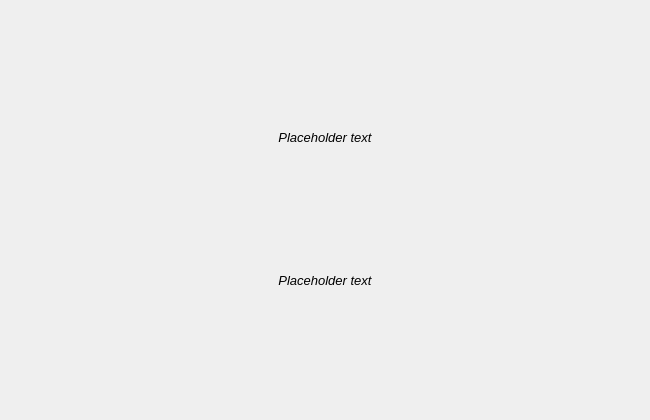
<?xml version="1.0" encoding="UTF-8"?>
<ui version="4.0">
 <class>StartOptionsRevealed</class>
 <widget class="QWidget" name="StartOptionsRevealed">
  <property name="geometry">
   <rect>
    <x>0</x>
    <y>0</y>
    <width>650</width>
    <height>420</height>
   </rect>
  </property>
  <property name="sizePolicy">
   <sizepolicy hsizetype="Minimum" vsizetype="Minimum">
    <horstretch>0</horstretch>
    <verstretch>0</verstretch>
   </sizepolicy>
  </property>
  <property name="minimumSize">
   <size>
    <width>650</width>
    <height>420</height>
   </size>
  </property>
  <property name="font">
   <font>
    <pointsize>10</pointsize>
    <italic>true</italic>
   </font>
  </property>
  <property name="windowTitle">
   <string>StartOptionsRevealed Dialog</string>
  </property>
  <layout class="QVBoxLayout" name="verticalLayout">
   <property name="sizeConstraint">
    <enum>QLayout::SetMinimumSize</enum>
   </property>
   <item>
    <widget class="QLabel" name="seedLabel">
     <property name="sizePolicy">
      <sizepolicy hsizetype="Minimum" vsizetype="Minimum">
       <horstretch>0</horstretch>
       <verstretch>0</verstretch>
      </sizepolicy>
     </property>
     <property name="maximumSize">
      <size>
       <width>16777215</width>
       <height>20</height>
      </size>
     </property>
     <property name="text">
      <string notr="true">Placeholder text</string>
     </property>
     <property name="textFormat">
      <enum>Qt::RichText</enum>
     </property>
     <property name="alignment">
      <set>Qt::AlignCenter</set>
     </property>
     <property name="wordWrap">
      <bool>true</bool>
     </property>
    </widget>
   </item>
   <item>
    <widget class="QLabel" name="seedLabel2">
     <property name="sizePolicy">
      <sizepolicy hsizetype="Minimum" vsizetype="Minimum">
       <horstretch>0</horstretch>
       <verstretch>0</verstretch>
      </sizepolicy>
     </property>
     <property name="maximumSize">
      <size>
       <width>16777215</width>
       <height>20</height>
      </size>
     </property>
     <property name="text">
      <string notr="true">Placeholder text</string>
     </property>
     <property name="textFormat">
      <enum>Qt::RichText</enum>
     </property>
     <property name="alignment">
      <set>Qt::AlignCenter</set>
     </property>
     <property name="wordWrap">
      <bool>true</bool>
     </property>
    </widget>
   </item>
   <item>
    <layout class="QGridLayout" name="gridLayoutRevealed">
     <property name="leftMargin">
      <number>20</number>
     </property>
     <property name="rightMargin">
      <number>0</number>
     </property>
    </layout>
   </item>
  </layout>
 </widget>
 <resources/>
 <connections/>
</ui>
